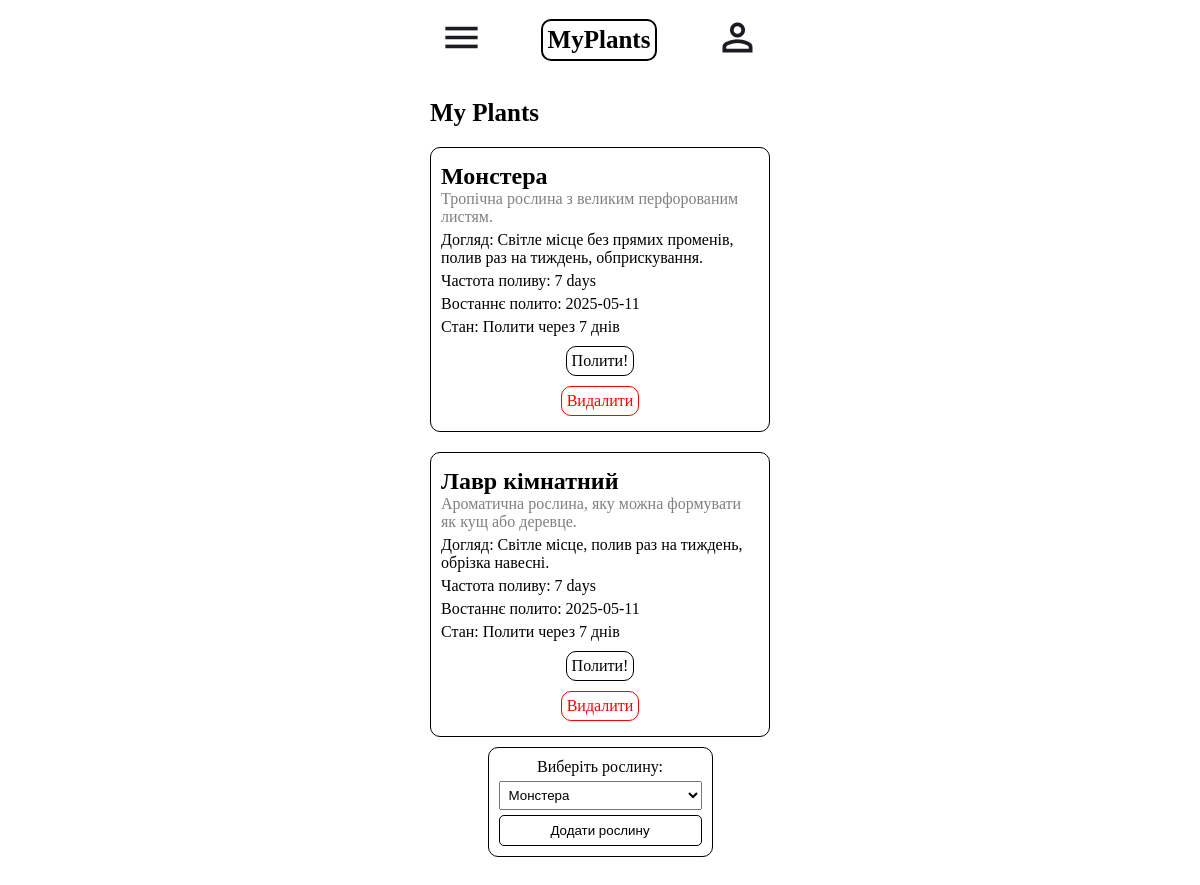
Page /plants/ (signed in) on the committed database.
### app/models.py (models this page shows, shortened)
class Plant(models.Model):
    name = models.CharField(max_length=100)
    description = models.TextField()
    image = models.ImageField(upload_to='plants/')
    care_instructions = models.TextField()
    watering_frequency_days = models.IntegerField(default=7)

### app/views.py (the view)
# urls.py: path('plants/', views.plant_list, name='plants'),
def plant_list(request):
    user = request.user
    if not user.is_authenticated:
        return redirect('login')
    all_plants = Plant.objects.all()
    user_plants = UserPlant.objects.filter(user_id=user.id)
    user_plants_all = list()
    for user_plant in user_plants:
        plant = user_plant.plant
        if user_plant.last_watered is None:
            state = "Потрібно полити"
            last_watered = user_plant.last_watered if user_plant.last_watered else "Ніколи"
        elif now() > user_plant.last_watered + timedelta(days=plant.watering_frequency_days):
            state = "Потрібно полити"
            last_watered = user_plant.last_watered.strftime("%Y-%m-%d")
        else:
            state = "Полити через " + str((user_plant.last_watered + timedelta(days=plant.watering_frequency_days) - now()).days) + " днів"
            last_watered = user_plant.last_watered.strftime("%Y-%m-%d")
        user_plants_all.append({
            "id" : user_plant.id,
            "name" : plant.name,
            "description" : plant.description,
            "care_instructions" : plant.care_instructions,
            "watering_frequency_days" : plant.watering_frequency_days,
            "last_watered" : last_watered,
            "state" : state,
        })
    return render(request, 'app/plants.html', {'user_plants': user_plants_all, "all_plants": all_plants})

### app/templates/app/plants.html (shortened to what this page needs)
{% load static %}
<!DOCTYPE html>
<html lang="en">
<head>
    <link rel="stylesheet" href="{% static 'css/styles.css' %}">
</head>
<body>
    <header>
        <div id="menu"><img src="{% static 'images/menu.png' %}" alt=""></div>
        <a href="{% url 'index' %}" class="header-title">MyPlants</a>
        {% if user.is_authenticated %}
            <a href="{% url 'profile' %}" class="person"><img src="{% static 'images/person.png' %}" alt=""></a>
        {% else %}
            <a href="{% url 'login' %}" class="login-button">Login</a>
        {% endif %}
    </header>
    <main>
        <h1 class="main-title">My Plants</h1>
        {% for user_plant in user_plants %}
            <div class="plant-card">
                <h2>{{ user_plant.name }}</h2>
                <p style="color:grey;">{{ user_plant.description }}</p>
                <p>Догляд: {{ user_plant.care_instructions }}</p>
                <p>Частота поливу: {{ user_plant.watering_frequency_days }} days</p>
                <p>Востаннє полито: {{ user_plant.last_watered }}</p>
                <p>Стан: {{ user_plant.state }}</p>
                <a href="{% url 'water' user_plant.id %}" class="water-plant-button">Полити!</a>
                <a href="{% url 'delete' user_plant.id %}" class="delete-plant-button">Видалити</a>
            </div>
        {% endfor %}
        <form id="add-plant-form" method="POST" action="{% url 'add_plant' %}">
            <label for="plant_select">Виберіть рослину:</label>
            <select name="plant_id" id="plant_select">
                {% for plant in all_plants %}
                    <option value="{{ plant.id }}">{{ plant.name }}</option>
                {% endfor %}
            </select>
            <button class="add-plant-button">Додати рослину</button>
        </form>
    </main>
</body>
</html>

### app/static/css/styles.css (style rules this page uses)
* { box-sizing: border-box; }
html, body { height: 100%; min-height: 100vh; max-height: 100vh; }
body { margin: 0; padding: 0; height: 100%; min-height: 900px; display: flex; flex-direction: column; align-items: center; }
body > * { width: 340px; }
header { display: flex; justify-content: space-between; align-items: center; color: black; background-color: white; text-align: center; padding: 15px 10px 35px 10px; }
#menu { cursor: pointer; }
.header-title { font-size: 25px; font-weight: bold; text-decoration: none; color: black; border: 2px solid black; border-radius: 10px; padding: 5px; }
main { display: flex; flex-direction: column; justify-content: center; align-items: center; }
main h1 { font-size: 25px; align-self: flex-start; margin: 0 0 10px 0; }
form { display: flex; flex-direction: column; justify-content: center; align-items: center; max-width: 300px; border: 1px solid black; border-radius: 10px; padding: 10px 10px; }
form button { margin-top: 20px; padding: 7px 40px; border: 1px solid black; border-radius: 5px; background-color: white; color: black; text-decoration: none; align-self: center; }
.plant-card { display: flex; flex-direction: column; justify-content: center; align-items: flex-start; padding: 10px 10px; border: 1px solid black; border-radius: 10px; margin: 10px 0 10px 0; max-width: 340px; }
.plant-card h2 { margin: 5px 0 0 0; }
.plant-card p { margin: 0 0 5px 0; }
.water-plant-button { text-decoration: none; color: black; border: 1px solid black; border-radius: 10px; padding: 5px; margin: 5px; align-self: center; }
.delete-plant-button { text-decoration: none; color: red; border: 1px solid red; border-radius: 10px; padding: 5px; margin: 5px; align-self: center; }
#add-plant-form { display: flex; flex-direction: column; justify-content: center; align-items: center; gap: 5px; }
#add-plant-form select { padding: 5px; margin: 0; }
#add-plant-form button { width: 100%; margin: 0; }

### rows in the picture
Plant: name "Монстера", description "Тропічна рослина з великим перфорованим листям.", care_instructions "Світле місце без прямих променів, полив раз на тиждень, обприскування."
Plant: name "Лавр кімнатний", description "Ароматична рослина, яку можна формувати як кущ або деревце.", care_instructions "Світле місце, полив раз на тиждень, обрізка навесні."

### other values in the picture
{{ user_plant.watering_frequency_days }} "7" "7"
{{ user_plant.last_watered }} "2025-05-11" "2025-05-11"
{{ user_plant.state }} "Полити через 7 днів" "Полити через 7 днів"
form field plant_id "Монстера"
